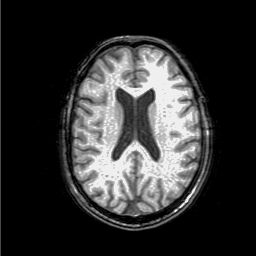
%> input picture src/applications/Preprocessing/greedy/matlab/diff/brain_fixed.png, 256 x 256 px
$ octave test_lddmm_brains.m   (GNU Octave 9; MATLAB toolbox functions it lacks are replaced by stand-ins)
%> lines starting %> are read from the running program, lines starting %| are printed output that depends on the picture
### src/applications/Preprocessing/greedy/matlab/diff/lddmm_init.m
function [vx vy p] = lddmm_init(I0, I1, dt, alpha, gamma, sigma)
% lddmm_init - configure LDDMM problem
% usage:
%   [vx vy p] = lddmm_init(I0, I1, dt, alpha, gamma, sigma)
% parameters:
%   I0, I1      Image 0 and image 1
%   dt          Time step, e.g., 0.05 or 0.1
%   alpha       Weight of the -LBO in metric
%   gamma       Weight of identity in metric
%   sigma       Scaling for image intensity
% returns:
%   vx,vy       Initial time-dependent vector field
%   p           Struct with problem definition, temporaries

% Optional parameters
if nargin < 6, sigma = 1; end;
if nargin < 5, gamma = 1; end;
if nargin < 4, alpha = 10; end;

% Check image dimensions
if size(I0) ~= size(I1)
    error('Images I0 and I1 must have same dimensions!\n');
end
[m n] = size(I0);

% Basic initialization
nt = 1 + 1 / dt;
p = struct(...
    'I0', I0, 'I1', I1,...
    'm',m, 'n', n,...
    'dt',dt,...
    'nt',nt,...
    'alpha',alpha,...
    'gamma',gamma,...
    'sigma',sigma);

% Set up grid
[p.mx p.my] = meshgrid(1:n, 1:m);

% Set FFT of the kernel L LT
p.f_kernel = gamma + 2 * alpha * (2 - cos(2 * pi * (p.mx-1) / m) - cos(2 * pi * (p.my-1) / n));
p.f_kernel_sq = p.f_kernel.^2;

% Image sampling functions
p.image_sample = @(I,x,y)(interp2(I,x,y,'*linear',0));
p.image_sample_gradient = @(I,x,y)(gradient(interp2(I,x,y,'*linear',0)));

% Set up the initial problem
vx = zeros(m,n,nt);
vy = zeros(m,n,nt);

### src/applications/Preprocessing/greedy/matlab/diff/lddmm_vector_field_dot_product.m
function f = lddmm_vector_field_dot_product(ax, ay, bx, by, p)
% lddmm_vector_field_dot_product - computes <A,B>_V, where A and B are
% time-dependent vector fields
% usage:
%   f = lddmm_vector_field_dot_product(ax, ay, bx, by, p)
% parameters:
%   ax,ay   First vector field
%   bx,by   Second vector field
%   p       Created by lddmm_init

f = 0;

for i = 1:p.nt
    f = f + lddmm_hilbert_dot_product(ax(:,:,i), ay(:,:,i), bx(:,:,i), by(:,:,i), p);
end

f = f / p.nt;

### src/applications/Preprocessing/greedy/matlab/diff/lddmm_objective_and_gradient.m
function [E dedvx dedvy opts] = lddmm_objective_and_gradient(vx, vy, p)
% lddmm_objective_and_gradient - compute LDDMM objective and gradient
% usage:
%   E = lddmm_objective_and_gradient(vx, vy, p)
%   [E dedvx dedvy] = lddmm_objective_and_gradient(vx, vy, p)
%   [E dedvx dedvy opts] = lddmm_objective_and_gradient(vx, vy, p)
% returns:
%   opts        Specify to return some internal structures

% Compute the diffeomorphisms
[ft0x ft0y ft1x ft1y] = lddmm_integrate_field_semi_lagrangian(vx, vy, p);

% Flow image IO to time 1
J0 = lddmm_warp_scalar_field(p.I0, ft0x(:,:,end), ft0y(:,:,end), p);

% Compute the field norm component
e_field = lddmm_vector_field_dot_product(vx, vy, vx, vy, p);

% Compute the image norm component
e_image = sum(sum((J0 - p.I1).^2));

% Compute the total energy
E = e_field + e_image / p.sigma^2;

%fprintf('Energy components %f, %f\n', e_field, e_image / p.sigma^2);

% Now, compute the gradient if required
if nargout > 1

    % The field component of the gradient is trivial
    dedvx = 2 * vx; dedvy = 2 * vy;

    % Now the part of the kernel. Get image J_t^0 and J_t^1
    for it = 1:p.nt

        % Warp images I0 and I1 to the current time point
        Jt0 = lddmm_warp_scalar_field(p.I0, ft0x(:,:,it), ft0y(:,:,it), p);
        Jt1 = lddmm_warp_scalar_field(p.I1, ft1x(:,:,it), ft1y(:,:,it), p);

        % Take the gradient of the warped I0 image
        [grad_Jt0_x grad_Jt0_y] = gradient(Jt0);

        % Scale the gradient by the determinant of the (t,1) warp to
        % account for the difference in metric tensor
        detjac_phi_t1 = lddmm_jacobian_determinant(ft1x(:,:,it), ft1y(:,:,it), p);

        % Get the right hand side of the PDE
        pde_rhs_x = detjac_phi_t1 .* (Jt0 - Jt1) .* grad_Jt0_x;
        pde_rhs_y = detjac_phi_t1 .* (Jt0 - Jt1) .* grad_Jt0_y;

        % Apply the PDE using fft
        pde_soln_x = ifft2(fft2(pde_rhs_x) ./ p.f_kernel_sq,'symmetric');
        pde_soln_y = ifft2(fft2(pde_rhs_y) ./ p.f_kernel_sq,'symmetric');

        % Add the solution to the gradient
        dedvx(:,:,it) = dedvx(:,:,it) - 2 * pde_soln_x / p.sigma^2;
        dedvy(:,:,it) = dedvy(:,:,it) - 2 * pde_soln_y / p.sigma^2;

    end
end

% Store the opts array
if nargout > 3
    opts=struct('ft0x',ft0x,'ft0y',ft0y,'ft1x',ft1x,'ft1y',ft1y);
end

### src/applications/Preprocessing/greedy/matlab/diff/lddmm_optimize_basic.m
function [mvx mvy q] = lddmm_optimize_basic(vx, vy, p, t, n_iter)
% lddmm_optimize - run LDDMM optimization with basic gradient descent
% usage:
%   [vxopt vyopt] = lddmm_optimize(vx, vy, p)
%   use gradient descent to do the optimization

mvx = vx;
mvy = vy;

if n_iter == 0
    [ft0x ft0y ft1x ft1y] = lddmm_integrate_field_semi_lagrangian(vx, vy, p);
    q=struct('ft0x',ft0x,'ft0y',ft0y,'ft1x',ft1x,'ft1y',ft1y);
end;

for ii = 1:n_iter

    % Reparamterize every 10 iterations
    if mod(ii, 10) == 0
        [mvx mvy] = lddmm_reparameterize_vector_field(mvx, mvy, p);
    end

    [f mgx mgy q] = lddmm_objective_and_gradient(mvx, mvy, p);


    mvx = mvx - t * mgx;
    mvy = mvy - t * mgy;

    lddmm_plot_problem_simple(mvx,mvy,p,q);
    getframe;

    if ii > 1
        dcorr = sum(mgx0(:).*mgx(:)+mgy0(:).*mgy(:));
        if  dcorr < 0
            t1 = t;
            t= t * 0.8;

            fprintf(2, 'iter %d/%d, E=%f, dcorr=%f, oscillation: t=%f-->%f \n', ii, n_iter, f,dcorr, t1,t);

            if t < eps
                fprintf(2, 'reach oscillation: t= %f\n', t);
                break;
            end;
        else
            fprintf(2, 'iter %d/%d, E=%f, dcorr=%f, step=%f, \n', ii, n_iter, f,dcorr, t);
        end;
    end;


    mgx0 = mgx;
    mgy0 = mgy;

end;

### src/applications/Preprocessing/greedy/matlab/diff/gridplot.m
function gridplot(fx, fy, ix, iy)

[ny nx] = size(fx);

[mx my] = meshgrid(1:nx,1:ny);

newplot;
hold on;
axis([1 nx 1 ny]);

for k = 1:iy:ny
    line(mx(k,:) + fx(k,:), my(k,:) + fy(k,:));
end

for k = 1:ix:nx
    line(mx(:,k) + fx(:,k), my(:,k) + fy(:,k));
end

axis image;

hold off;

### src/applications/Preprocessing/greedy/matlab/diff/lddmm_warp_scalar_field.m
function J = lddmm_warp_scalar_field(I, fx, fy, p)
% lddmm_warp_scalar_field - warp scalar field
% usage:
%   J = lddmm_warp_scalar_field(I, fx, fy, p)
% params:
%   I       : scalar field
%   fx, fy  : displacement field (2D arrays)
%   p       : see lddmm_init

J = interp2(I, p.mx + fx, p.my + fy, '*linear', 0);

### src/applications/Preprocessing/greedy/matlab/diff/lddmm_plot_problem_simple.m
function lddmm_plot_problem_simple(vx, vy, p, opts)
% lddmm_plot_problem - plot state of LDDMM problem
% usage:
%   lddmm_plot_problem(vx, vy, p, opts)
% parameters:
%   opts        Optional, output of lddmm_objective_and_gradient
%               If specified, plotting takes much less time

% Compute the diffeomorphisms
if nargin < 4
    [ft0x ft0y ft1x ft1y] = lddmm_integrate_field_semi_lagrangian(vx, vy, p);
else
    ft0x = opts.ft0x; ft0y = opts.ft0y;
    ft1x = opts.ft1x; ft1y = opts.ft1y;
end

% Plot the fixed image
subplot(1,2,2);
imagesc(p.I1); colormap gray; axis image;
hold on;
gridplot(ft0x(:,:,end), ft0y(:,:,end),5,5);
axis([0 size(p.I1,1) 0 size(p.I1,2)]);
title('Fixed Image (I1)');

% Flow image IO to time 1
J0 = lddmm_warp_scalar_field(p.I0, ft0x(:,:,end), ft0y(:,:,end), p);
J1 = lddmm_warp_scalar_field(p.I1, ft1x(:,:,1), ft1y(:,:,1), p);

% Plot the moving image
subplot(1,2,1);
imagesc(J0); colormap gray; axis image;
hold on;
title('Warped Moving Image (I0)');

if isfield(p,'contour')
    hold on; contour(p.I1, p.contour, 'g'); hold off;
end

### src/applications/Preprocessing/greedy/matlab/diff/lddmm_reparameterize_vector_field.m
function [nvx nvy] = lddmm_reparameterize_vector_field(vx, vy, p)
% lddmm_reparameterize_vector_field - reparamterize time-dep vec field
% usage:
%   [nvx nvy] = lddmm_reparameterize_vector_field(vx, vy, p)

% Compute norm of V at each time point
for i = 1:p.nt
    nv(i) = sqrt(lddmm_hilbert_dot_product(vx(:,:,i), vy(:,:,i), vx(:,:,i), vy(:,:,i), p));
end

plot(nv);

% Integrate norm of V from 0 to 1, normalize to 1
len = trapz(0:p.dt:1,nv);
s = cumtrapz(0:p.dt:1,nv) / len;

% Compute the inverse of s(t), h
h = zeros(size(s));
h(end) = 1;
for i = 2:p.nt-1
    t = p.dt * (i-1);
    h(i) = fminbnd(@(x)((t - interp1(0:p.dt:1,s,[x])))^2,0,1);
end

% Resample vector fields at h(t)
nvx = shiftdim(interp1(0:p.dt:1, shiftdim(vx,2), h),1);
nvy = shiftdim(interp1(0:p.dt:1, shiftdim(vy,2), h),1);

% Compute h'(t)
hprime = interp1(0:p.dt:1, nv/len, h) .^ -1;

% Scale vector fields by h'
for i = 1:p.nt
    nvx(:,:,i) = hprime(i) * nvx(:,:,i);
    nvy(:,:,i) = hprime(i) * nvy(:,:,i);
end

for i = 1:p.nt
    nnv(i) = sqrt(lddmm_hilbert_dot_product(nvx(:,:,i), nvy(:,:,i), nvx(:,:,i), nvy(:,:,i), p));
end

plot(nv);
hold on;
plot(nnv,'r');
hold off;
axis tight;

### src/applications/Preprocessing/greedy/matlab/diff/lddmm_integrate_field_semi_lagrangian.m
function [ft0x ft0y ft1x ft1y] = lddmm_integrate_field_semi_lagrangian(vx, vy, p)
% lddmm_integrate_field_semi_lagrangian - integrate a diffeomorphism from
%   a time-dependent vector field
% usage:
%   [ft0x ft0y ft1x ft1y] = lddmm_integrate_field_semi_lagrangian(vx, vy, p)
% parameters:
%   vx, vy:     Time-varying vector field V
%   p           Parameter structure
% returns:
%   ft0x, ft0y:   Transform phi_{t_j,0} from time t to time 0 (3d array)
%   ft1x, ft1y:   Transform phi_(t_j,1) from time t to time 1 (3d array)

% Initialize all transforms to zero
ft0x = zeros(p.m, p.n, p.nt);
ft0y = zeros(p.m, p.n, p.nt);
ft1x = zeros(p.m, p.n, p.nt);
ft1y = zeros(p.m, p.n, p.nt);

% Allocate an array of alphas (not to compute alphas twice)
ax = zeros(p.m, p.n, p.nt);
ay = zeros(p.m, p.n, p.nt);
for it = 1:p.nt
    for i = 1:5
        nax = p.dt * interp2(vx(:,:,it), p.mx-ax(:,:,it)/2, p.my-ay(:,:,it)/2,'*linear',0);
        nay = p.dt * interp2(vy(:,:,it), p.mx-ax(:,:,it)/2, p.my-ay(:,:,it)/2,'*linear',0);
        ax(:,:,it) = nax; ay(:,:,it) = nay;
    end
end


% Iterate over time steps
for it = 2:p.nt
    % Interpolate previous diff at alpha
    ft0x(:,:,it) = interp2(ft0x(:,:,it-1), p.mx-ax(:,:,it), p.my-ay(:,:,it), '*linear', 0) - ax(:,:,it);
    ft0y(:,:,it) = interp2(ft0y(:,:,it-1), p.mx-ax(:,:,it), p.my-ay(:,:,it), '*linear', 0) - ay(:,:,it);
end

% Iterate over time steps
for it = p.nt-1:-1:1
    % Interpolate previous diff at alpha
    ft1x(:,:,it) = interp2(ft1x(:,:,it+1), p.mx+ax(:,:,it), p.my+ay(:,:,it), '*linear', 0) + ax(:,:,it);
    ft1y(:,:,it) = interp2(ft1y(:,:,it+1), p.mx+ax(:,:,it), p.my+ay(:,:,it), '*linear', 0) + ay(:,:,it);
end

### src/applications/Preprocessing/greedy/matlab/diff/test_lddmm_brains.m
% Load the two images
img_c=double(imread('brain_fixed.png')) / 256;
%> img_c: size 256x256 double; min 0, max 0.934, mean 0.191
img_o=double(imread('brain_moving.png')) / 256;
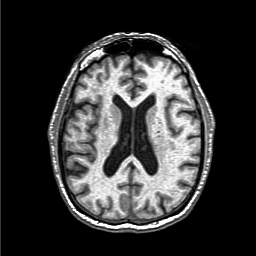
%> input picture src/applications/Preprocessing/greedy/matlab/diff/brain_moving.png, 256 x 256 px
%> img_o: size 256x256 double; min 0, max 0.996, mean 0.208

% Smooth and resample to 128x128
sim_c = imresize(imfilter(img_c,fspecial('gaussian',13,1.2)),[128 128]);
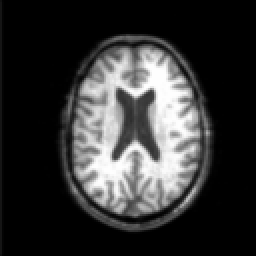
%> sim_c: size 128x128 double (shown 2 times larger); min -0.00176, max 0.936, mean 0.19; drawn with min black and max white
sim_o = imresize(imfilter(img_o,fspecial('gaussian',13,1.2)),[128 128]);
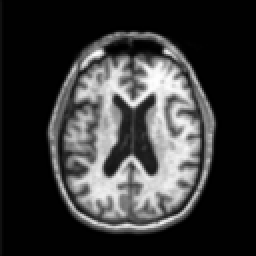
%> sim_o: size 128x128 double (shown 2 times larger); min -0.00398, max 0.972, mean 0.208; drawn with min black and max white

% Extract the contour from the fixed image
[idx ctr] = kmeans(sim_o(sim_o > 0), 3);
%> idx = 8192 values, max 3 at index 335, min 1 at index 379, mean 2.02; ctr = [0.774; 0.0881; 0.441]
cont = conv(sort(ctr), [0.5 0.5], 'valid');
%> cont = [0.265; 0.607]

% Create initial problem
% [vx vy p] = lddmm_init(sim_o,sim_c, 0.1, 0.01 / 4 * size(sim_o,1) * size(sim_o,2), 1, 0.008);
[vx vy p] = lddmm_init(sim_o,sim_c, 0.1, 0.01 * size(sim_o,1) * size(sim_o,2), 1, 0.0001);
%> in lddmm_init, `p = struct( 'I0', I0, 'I1', I1, 'm',m, 'n', n, 'dt',dt, 'nt',nt, 'alph..`: p = {m 128, n 128, dt 0.1, nt 11, alpha 163.8, gamma 1}
%> in lddmm_init, `p.f_kernel = gamma + 2 * alpha * (2 - cos(2 * pi * (p.mx-1) / m) - cos..`:
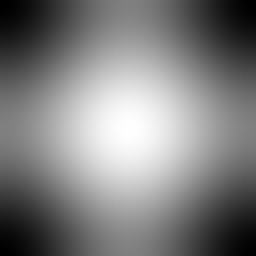
%> p.f_kernel: size 128x128 double (shown 2 times larger); min 1, max 1311.7, mean 656.4; drawn with min black and max white
%> in lddmm_init, `p.f_kernel_sq = p.f_kernel.^2;`:
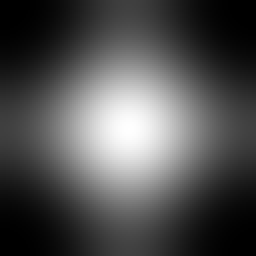
%> p.f_kernel_sq: size 128x128 double (shown 2 times larger); min 1, max 1720609.4, mean 538182.6; drawn with min black and max white

% Stick the contour into p
p.contour = cont;
%> p.contour = [0.265; 0.607]

% Optimize
% [vxo2 vyo2] = lddmm_optimize_lbgfs(vx,vy,p,60);
[vxo2 vyo2] = lddmm_optimize_basic(vx,vy,p,1e-6,50);
%> (the run ends here)
